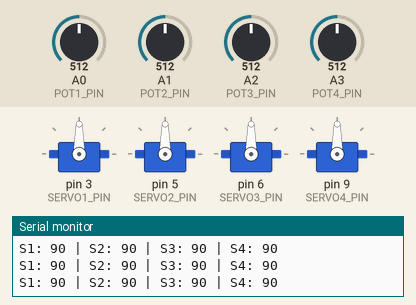
Recording of a sketch running on a simulated Arduino Uno, built with avr-gcc and run on an emulated ATmega328P. Parts: 4 × servo, the last lines printed to the serial monitor. Inputs (shaded band) come from the test bench; at power-on: A0 (POT1_PIN) = 512, A1 (POT2_PIN) = 512, A2 (POT3_PIN) = 512, A3 (POT4_PIN) = 512.

Above: at 1.2 s.
1.3 s: A0 (POT1_PIN) set to 556
At 2.2 s:
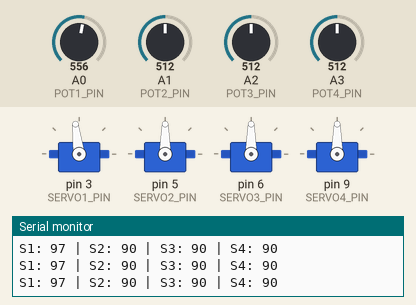
4.3 s: A0 (POT1_PIN) set to 579
At 5.2 s:
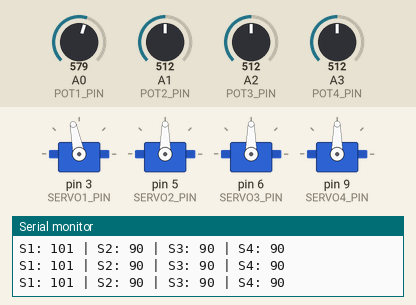
5.8 s: A1 (POT2_PIN) set to 551
At 6.2 s:
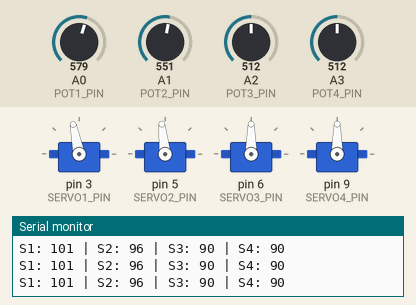
8.8 s: A1 (POT2_PIN) set to 578
At 9.6 s:
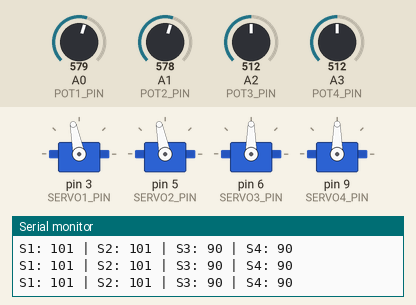
10.3 s: A2 (POT3_PIN) set to 60
At 10.7 s:
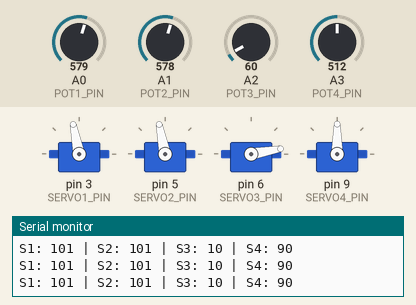
11.8 s: A2 (POT3_PIN) set to 50
At 13.1 s:
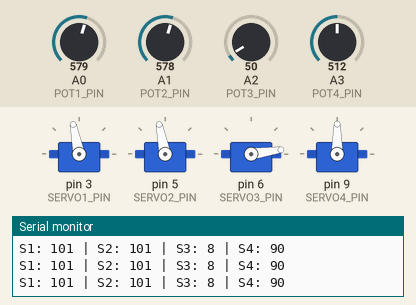
Timing chart, 0 to 14.8 s (numbered marks = the images above; inputs shaded):
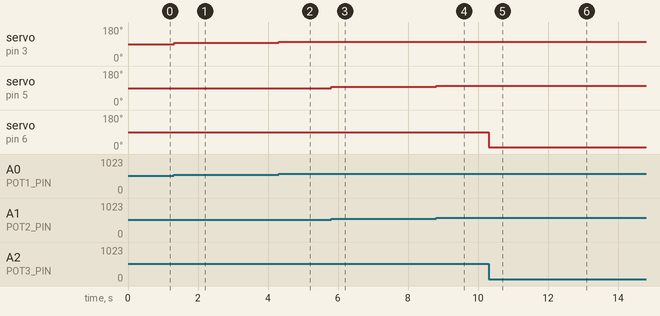

The sketch:

4Servos_potentiometer.ino
```cpp
#include <Servo.h>

// --- Create 4 servo objects ---
Servo servo1;
Servo servo2;
Servo servo3;
Servo servo4;

// --- Servo pins ---
const int SERVO1_PIN = 3;
const int SERVO2_PIN = 5;
const int SERVO3_PIN = 6;
const int SERVO4_PIN = 9;

// --- Potentiometer pins (analog) ---
const int POT1_PIN = A0;
const int POT2_PIN = A1;
const int POT3_PIN = A2;
const int POT4_PIN = A3;

void setup() {
  // Attach each servo to its pin
  servo1.attach(SERVO1_PIN);
  servo2.attach(SERVO2_PIN);
  servo3.attach(SERVO3_PIN);
  servo4.attach(SERVO4_PIN);

  Serial.begin(9600);
  Serial.println("4-Servo Control Ready");
}

void loop() {
  // --- Read each potentiometer (0 - 1023) ---
  int pot1Val = analogRead(POT1_PIN);
  int pot2Val = analogRead(POT2_PIN);
  int pot3Val = analogRead(POT3_PIN);
  int pot4Val = analogRead(POT4_PIN);

  // --- Map pot values (0-1023) to servo angle (0-180) ---
  int angle1 = map(pot1Val, 0, 1023, 0, 180);
  int angle2 = map(pot2Val, 0, 1023, 0, 180);
  int angle3 = map(pot3Val, 0, 1023, 0, 180);
  int angle4 = map(pot4Val, 0, 1023, 0, 180);

  // --- Write angles to each servo ---
  servo1.write(angle1);
  servo2.write(angle2);
  servo3.write(angle3);
  servo4.write(angle4);

  // --- Print angles to Serial Monitor for debugging ---
  Serial.print("S1: "); Serial.print(angle1);
  Serial.print(" | S2: "); Serial.print(angle2);
  Serial.print(" | S3: "); Serial.print(angle3);
  Serial.print(" | S4: "); Serial.println(angle4);

  delay(20); // Small delay for stability
}
```

Measured:
- after the input at 1.3 s, servo on pin 3 (SERVO1_PIN): 90° → 97° at once
- after the input at 4.3 s, servo on pin 3 (SERVO1_PIN): 97° → 101° at once
- after the input at 5.8 s, servo on pin 5 (SERVO2_PIN): 90° → 96° at once
- after the input at 8.8 s, servo on pin 5 (SERVO2_PIN): 96° → 101° at once
- after the input at 10.3 s, servo on pin 6 (SERVO3_PIN): 90° → 10° at once
- after the input at 11.8 s, servo on pin 6 (SERVO3_PIN): 10° → 8° at once
